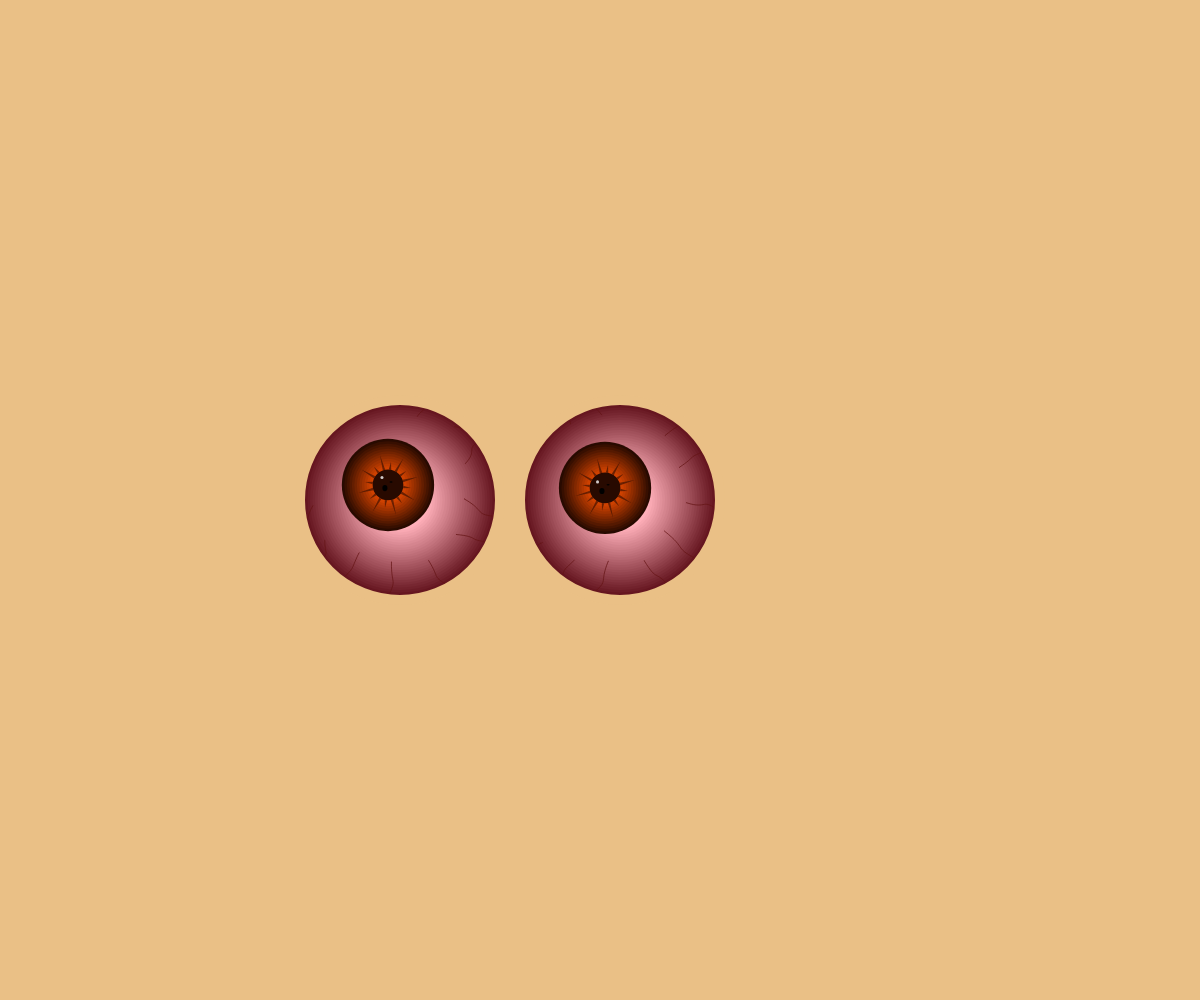
Frame 1 (no input)
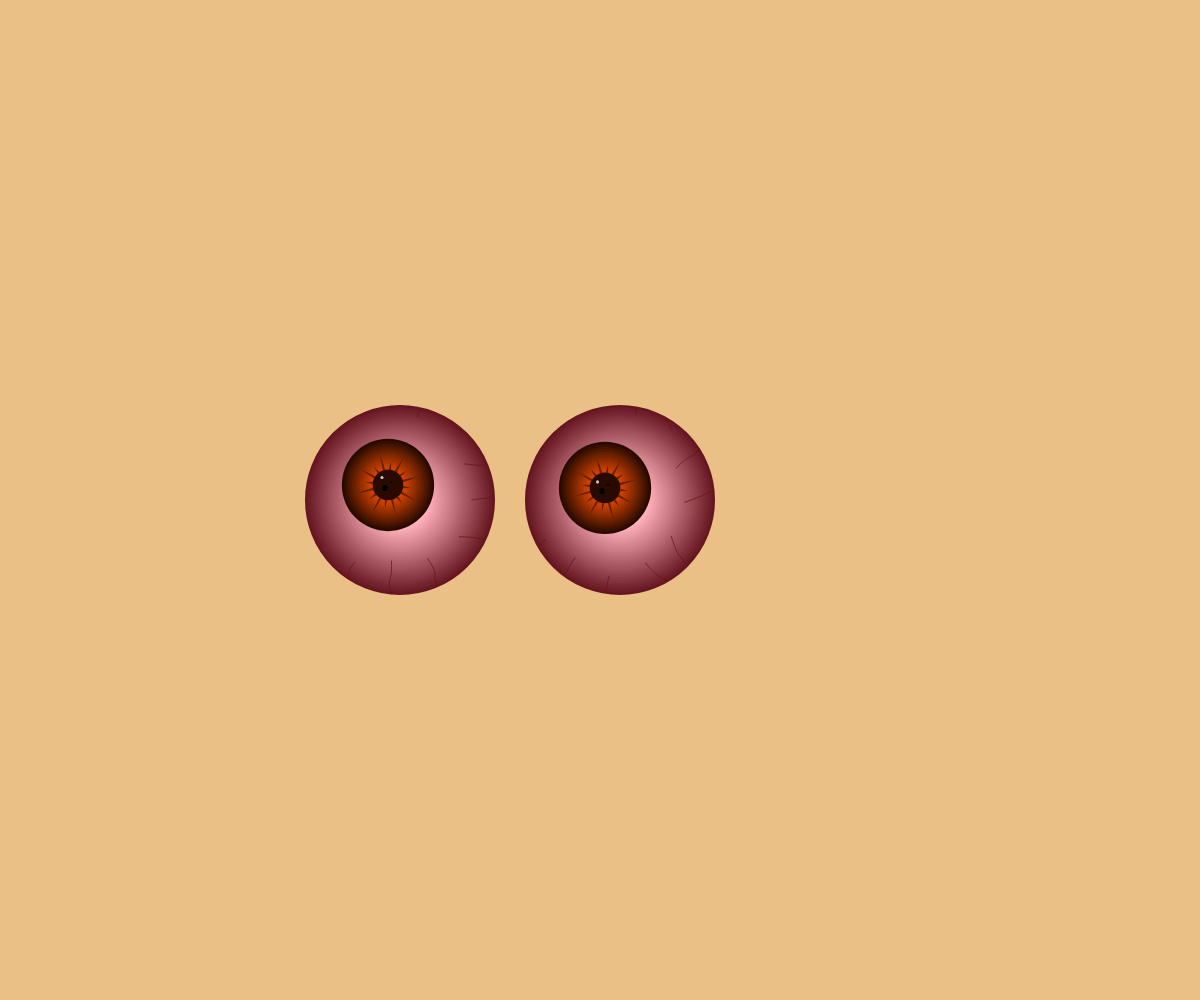
Frame 60 (no input)
Frame 120 (the mouse pressed at the canvas centre since frame 60): identical to frame 60, image omitted

The p5.js sketch that drew these frames (run headless with seeded random() and noise() and a simulated clock; from frame 60 on, the mouse is pressed at the canvas centre):

// p5.js sketch
// ── sketch.js
var v,u,flag,t,Diameter,bg;
function setup() {
	colorMode(RGB,255);
	flag=1;
	Diameter =200;
	createCanvas(windowWidth, windowHeight);
	t = windowWidth/2 - Diameter;
	v = {
		x:0,
		y:0
	};
	u = {
		x:0,
		y:0
	};
	bg = {
		r:234,
		g:192,
		b:134
	};

}

function draw() {
	if(flag){
		//background(80,0,10);
		background(bg.r,bg.g,bg.b);	
		draw_spooky_eye(t,windowHeight/2,Diameter);
		draw_spooky_eye(t+Diameter+20,windowHeight/2,Diameter);
	}
}
function get_vec(x,y,v){
	factor = 25*Diameter/260;  
	v.x = (mouseX - x);
	v.y = (mouseY - y);
	norm_v = dist(v.x,v.y,0,0);
	v.x/=norm_v;
	v.y/=norm_v;
	v.x*=factor;
	v.y*=factor;
}
function draw_spooky_eye(x,y,dia){
	outer(x,y,dia);
	inner_dia = (12/26) * dia;
	get_vec(x,y,v);
	inner(x+v.x,y+v.y,inner_dia);
	nerves(x+v.x,y+v.y,inner_dia,x,y,dia);
	cover(x,y,dia);
}

function cover(x,y,dia){
	noFill();
	//stroke(80,0,10);
	stroke(bg.r,bg.g,bg.b);
	strokeWeight(10);
	ellipse(x,y,dia,dia);
}

function outer(x,y,dia){
	for(var i =0;i<dia;i+=5){
		b = map(i,0,dia,10,245);
		fill(b+80,b,b+10);
		noStroke();
		ellipse(x,y,dia-i,dia-i);
	}
}
function inner(x,y,dia){
	for(var i = 0, c = 3, d = 1;i<dia;i+=5){	
		fill(40+c*i,10+d*i,0);
		noStroke();
		ellipse(x,y,dia-i,dia-i);
	}
	innermost(x,y,dia/3);
	fill(255);
}
function innermost(x,y,dia){
	noStroke();	
	fill(40,10,0);
	ellipse(x,y,dia,dia);
	fill(0);
	a = 0.1;
	c = 0.2;
	ellipse(x+dia*a,y-dia*a,dia*c/2,dia*c/4);
	ellipse(x-dia*a,y+dia*a,dia*c/1.2,dia*c);
	fill(255,200);
	get_vec(x,y,u);
	ellipse(x+u.x/2,y+u.y/2,dia*c/2,dia*c/2);
	draw_spikes(x,y,dia);
}
function draw_spikes(x,y,dia){
	fill(40,10,0,150);
	var radius = dia/2;
	var delta = 0.08;
	var num = 16;
	var offset = TWO_PI/12;
	var i = offset;
	var Long = 1;
	while(i<TWO_PI+offset){
		X1 = x + radius * cos(i-delta);
		Y1 = y + radius * sin(i-delta);
		X2 = x + radius * cos(i+delta);
		Y2 = y + radius * sin(i+delta);
		X3 = x + radius * cos(i) * (1.5+Long/2);
		Y3 = y + radius * sin(i) * (1.5+Long/2);
		// if(i==1)
		// 	console.log(X1,Y1,X2,Y2,X3,Y3);
		triangle(X1,Y1,X2,Y2,X3,Y3);
		i+=TWO_PI/num;
		Long^=1;
	}
}
function get_arg(x,y){
	if (x>=0 && y>=0){
		return atan(y/x);
	}
	else if (x>0 && y<0){
		return TWO_PI + atan(y/x);
	}
	else{
		return PI + atan(y/x); 
	}
}

function nerves(x,y,dia,x1,y1,dia1){
	stroke(100,20,20,200);
	strokeWeight(1.2*dia1/260);
	noFill();
	
	var num = floor(sqrt(dia1));
	var offset = TWO_PI/10;
	var i = offset;
	var distance = dist(x,y,x1,y1);
	var radius_inv = dia1/2 - distance;

	while(i<TWO_PI+offset){

		tolerance = 0.1*radius_inv;

		radius = radius_inv + random(-tolerance,tolerance);

		X1 = x + radius * cos(i);
		Y1 = y + radius * sin(i);

		dist_walt = dist(X1,Y1,x1,y1);
		if(dist_walt>=dia1/2){
			continue;
		}

		Ang = get_arg(X1 - x1,Y1 - y1);
		Tol = 0.2;
		Ang+=random(-Tol,Tol);		

		X2 = x1 + dia1/2 * cos(Ang);
		Y2 = y1 + dia1/2 * sin(Ang);
		
		var v_x = X1 - X2;
		var v_y = Y1 - Y2;
		var dis = dist(v_x,v_y,0,0);
		v_x/=dis;
		v_y/=dis;
		var factor1 = dis * 0.33;
		var factor2 = dis * 0.67;

		var Orig = [v_x,v_y];
		
		var Rot1 = Rotate(Orig,X2,Y2,factor1);
		var Rot2 = Rotate(Orig,X2,Y2,factor2);

		bezier(X1,Y1,Rot1[0],Rot1[1],Rot2[0],Rot2[1],X2,Y2);
		i+=TWO_PI/num;
	}
}

function Rotate(vec,x2,y2,factor){
	x = vec[0];
	y = vec[1];
	theta = random(-PI/6,PI/6);
	c = cos(theta);
	s = sin(theta);
	X = c*x - s*y;
	Y = s*x + c*y;
	var f_x = x2 + X*factor;
	var f_y = y2 + Y*factor;
	var ans = [f_x,f_y];
	return ans;
}

function mousePressed(){
	flag^=1;
}
// r = map(i,0,dia/5,255,220);
// g = map(i,0,dia/5,255,180);
// b = map(i,0,dia/5,255,180);
// fill(r,g,b);


// function sum(a1,a2,offset){
// 	var s = a1+a2;
// 	if(s<offset + TWO_PI){
// 		return s;
// 	}
// 	else if(s<offset + TWO_PI*2){
// 		return s - TWO_PI;
// 	}

// 	return s - TWO_PI*2;
// }
// function diff(a1,a2,offset){
// 	var d = a1-a2;
// 	if(d<offset - TWO_PI){
// 		return d+TWO_PI*2;
// 	}
// 	else if(d<offset){
// 		return d+TWO_PI;
// 	}
// 	return d;
// }
